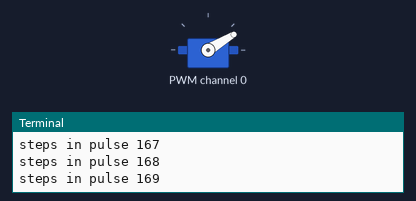
Simulated run of this program. Board: Raspberry Pi (BCM pin numbers). Parts: servo, the last lines printed to the terminal. Servo angles are drawn from the pulse width (0.5 ms = 0°, 2.5 ms = 180°); the clock reads 2024-03-15 10:24:30 at power-on unless the program sets it. At 30.6 s the program stops and its outputs stay as they are.

Above: at 1.0 s.
At 8.15 s:
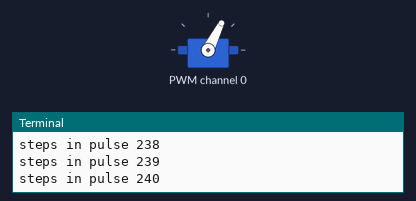
At 15.09 s:
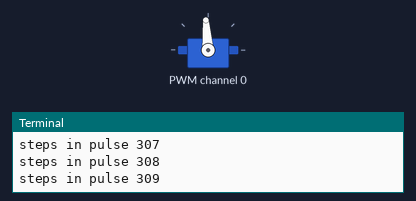
At 30.5 s:
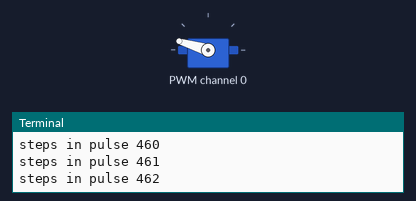
Timing chart, 0 to 32.0 s (numbered marks = the images above):
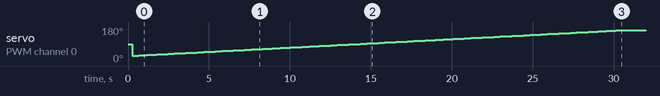

Measured:
- by itself, servo on PWM channel 0: 90° → 28° at 0.27 s, → 29° 0.18 s later, → 30° 0.20 s later, → 31° 0.20 s later, … (136 changes in this stretch)

The program:

04_test_50Hz.py
```python
# exercises a HK-5330S servo motor through its position limits

# Servo motor control using NXP Semiconductors PCA9685 PWM driver chip
# The PCA9685 is designed for PWM dimming of LEDs, which explains why registers
# are named e.g. "LED0_ON_L", but these are just channel numbers and the PWM
# signal works fine for servo control

import smbus, time, logging, math

# PCA9685 registers/etc:
PCA9685_ADDRESS    = 0x40
MODE1              = 0x00
# Bits (*=default)
# 7 RESTART
#    Read: Shows state of RESTART logic. See Section 7.3.1.1 for detail.
#    Write: User writes logic 1 to this bit to clear it to logic 0.
#     A user write of logic 0 will have no effect. See Section 7.3.1.1 for detail.
#    0* Restart disabled.
#    1 Restart enabled.
# 6 EXTCLK
#    R/W To use the EXTCLK pin, this bit must be set by the following sequence:
#    1. Set the SLEEP bit in MODE1. This turns off the internal oscillator.
#    2. Write logic 1s to both the SLEEP and EXTCLK bits in MODE1.
#    The switch is now made. The external clock can be active during the
#    switch because the SLEEP bit is set.
#    This bit is a ‘sticky bit’, that is, it cannot be cleared by writing a
#    logic 0 to it. The EXTCLK bit can only be cleared by a power cycle or
#    software reset. EXTCLK range is DC to 50 MHz.
#    0* Use internal clock.
#    1 Use EXTCLK pin clock.
# 5 AI R/W
#    0* Register Auto-Increment disabled[1].
#    1 Register Auto-Increment enabled.
# 4 SLEEP R/W
#    0 Normal mode[2].
#    1* Low power mode. Oscillator off[3][4].
# 3 SUB1 R/W
#    0* PCA9685 does not respond to I2C-bus subaddress 1.
#    1 PCA9685 responds to I2C-bus subaddress 1.
# 2 SUB2 R/W
#    0* PCA9685 does not respond to I2C-bus subaddress 2.
#    1 PCA9685 responds to I2C-bus subaddress 2.
# 1 SUB3 R/W
#    0* PCA9685 does not respond to I2C-bus subaddress 3.
#    1 PCA9685 responds to I2C-bus subaddress 3.
# 0 ALLCALL R/W
#    0 PCA9685 does not respond to LED All Call I2C-bus address.
#    1* PCA9685 responds to LED All Call I2C-bus address
MODE2              = 0x01
SUBADR1            = 0x02
SUBADR2            = 0x03
SUBADR3            = 0x04

LED0_ON_L          = 0x06
LED0_ON_H          = 0x07
LED0_OFF_L         = 0x08
LED0_OFF_H         = 0x09
ALL_LED_ON_L       = 0xFA
ALL_LED_ON_H       = 0xFB
ALL_LED_OFF_L      = 0xFC
ALL_LED_OFF_H      = 0xFD
PRE_SCALE          = 0xFE  # prescale register for PWM output frequency
# max 1526 Hz = 0x03h
# min 24 Hz = 0xFFh
# PRE_SCALE can only be set when MODE1.SLEEP = 1
# calculate: PRE_SCALE = round(osc/(4096*freq))-1

# (PRE_SCALE Default of 0x1E gives 200 Hz refresh rate at osc 25 MHz)

# Bits:
RESTART            = 0x80
SLEEP              = 0x10
ALLCALL            = 0x01
INVRT              = 0x10
OUTDRV             = 0x04

OSC_CLOCK          = 25000000 # default on-chip, 25 MHz
#DESIRED_FREQUENCY  = 200 # in Hz
#DESIRED_FREQUENCY  = 100 # in Hz
DESIRED_FREQUENCY  = 50 # in Hz

PULSE_MIN          = 1.0 # 0 degrees
PULSE_MID          = 1.5 # 45 degrees
PULSE_MAX          = 2.0 # 90 degrees

##prescale_value = round(OSC_CLOCK/(4096 * DESIRED_FREQUENCY)) - 1
##print(prescale_value)
# For 50Hz, calculation gives 0x78, but emperically 0x7C is more
# accurate. Still investigating why.
prescale_value = 0x7C
print("prescale value", prescale_value)

i2c_bus = smbus.SMBus(1) # Create a new I2C bus

# enable PRE_SCALE change, set MODE1.SLEEP = 1
i2c_bus.write_byte_data(PCA9685_ADDRESS, MODE1, 0x10)
time.sleep(.25) # delay for reset

# set freqency
#i2c_bus.write_byte_data(PCA9685_ADDRESS, PRE_SCALE, 0x1e)
i2c_bus.write_byte_data(PCA9685_ADDRESS, PRE_SCALE, prescale_value)

# enable the PWM chip: clear MODE1.SLEEP bit 4
# auto-increment address after write: set MODE1.AI bit 5
i2c_bus.write_byte_data(PCA9685_ADDRESS, MODE1, 0x20)

# write the time point during each cycle to turn ON, 0us
i2c_bus.write_word_data(PCA9685_ADDRESS, LED0_ON_L, 0)

# write the time point during each cycle to turn OFF
# for 50Hz, should range from about 200 (1ms) to 400 (2ms)
# start about 1.5ms, midrange
time_high = 300
i2c_bus.write_word_data(PCA9685_ADDRESS, LED0_OFF_L, time_high) # 1.5ms (45 degrees)

# exercise the motor
clockwise_limit = 162
counterclockwise_limit = 464
position_step = 1
for time_high in range (clockwise_limit, counterclockwise_limit, position_step):
    print("steps in pulse", time_high)
    i2c_bus.write_word_data(PCA9685_ADDRESS, LED0_OFF_L, time_high)
    time.sleep(.1)
```
